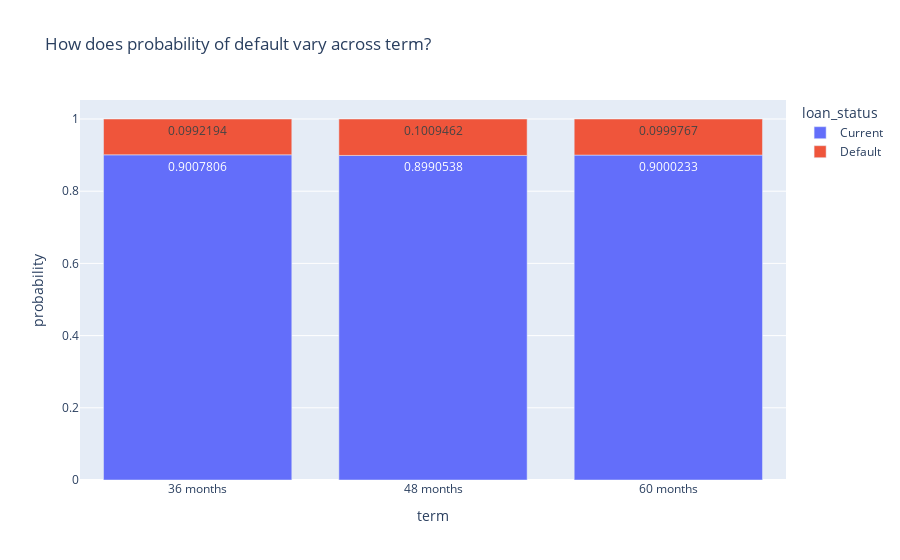

The notebook cell saved with this chart:
### Markdown cell above
### **Visualize Loan Status Against Loan Terms**
- loan terms &uarr; &rarr; PD &uarr;

### Code cell
visualize_pd_by(group='term')

### Figure 1 — Plotly figure (JSON) as saved in the notebook; plotly's stock layout.template omitted (floating-point values rounded to 4 significant figures)
{"data": [{"alignmentgroup": "True", "hovertemplate": "loan_status=Current<br>term=%{x}<br>probability=%{y}<extra></extra>", "legendgroup": "Current", "marker": {"color": "#636efa", "pattern": {"shape": ""}}, "name": "Current", "offsetgroup": "Current", "orientation": "v", "showlegend": true, "textposition": "auto", "texttemplate": "%{y}", "type": "bar", "x": ["36 months", "48 months", "60 months"], "xaxis": "x", "y": [0.9008, 0.8991, 0.9], "yaxis": "y"}, {"alignmentgroup": "True", "hovertemplate": "loan_status=Default<br>term=%{x}<br>probability=%{y}<extra></extra>", "legendgroup": "Default", "marker": {"color": "#EF553B", "pattern": {"shape": ""}}, "name": "Default", "offsetgroup": "Default", "orientation": "v", "showlegend": true, "textposition": "auto", "texttemplate": "%{y}", "type": "bar", "x": ["36 months", "48 months", "60 months"], "xaxis": "x", "y": [0.09922, 0.1009, 0.09998], "yaxis": "y"}], "layout": {"barmode": "relative", "legend": {"title": {"text": "loan_status"}, "tracegroupgap": 0}, "title": {"text": "How does probability of default vary across term?"}, "xaxis": {"anchor": "y", "domain": [0, 1], "title": {"text": "term"}}, "yaxis": {"anchor": "x", "domain": [0, 1], "title": {"text": "probability"}}}}
